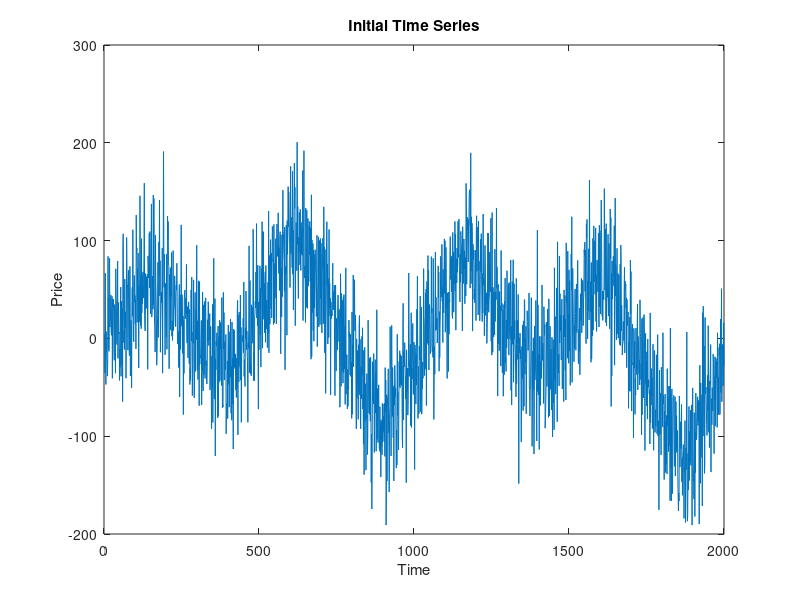

Write the MATLAB code that produced this figure. (Note: this script raises an error after producing the figure.)
clear; close all; clc;


%% a
load data_l1_trend_filtering.mat;

figure(1)
plot(yti); % 绘制时间序列
title('Initial Time Series');
xlabel('Time');
ylabel('Price');



%% b

N = length(yti);  
gamma_values = linspace(1, 40, 20);  % 生成 20 个从 1 到 40 的 gamma 值
errors = zeros(size(gamma_values));
smoothness = zeros(size(gamma_values));

options = optimoptions('fminunc', 'Algorithm', 'quasi-newton', 'MaxFunctionEvaluations', 5e5, 'Diagnostics', 'on');
for i = 1:length(gamma_values)
    gamma = gamma_values(i);
    [x_opt, fval] = fminunc(@(x) norm(yti - x)^2 + gamma * norm(diff(x))^2, yti, options);  
    errors(i) = norm(yti - x_opt)^2;
    smoothness(i) = sum(diff(x_opt).^2);
end

figure;
plot(errors, smoothness, '-o');
xlabel('Sum of squared errors ||x-y||^2');
ylabel('Sum of squared differences ||x_{t+1} - x_t||^2');
title('Pareto Optimal Trade-off Curve');


%% c
% 已知gamma_values, errors, smoothness数据
[minError, idx] = min(abs(errors - 2.2e6));  % 找到与2.2e6最接近的误差
%大约在 Sum of squared errors ≈2.2e6附近，
% 曲线开始从较陡的斜率变得相对平缓，
% 这表明进一步增加平滑度带来的拟合误差增加开始减少。
% 这个区域可能代表了一个较好的拟合精度与平滑度之间的折衷，特别是如果曲线在这点附近趋于水平。
selected_gamma = gamma_values(idx);  % 获取对应的gamma值

% 使用选定的gamma重新去噪时间序列
options = optimoptions('fminunc', 'Algorithm', 'quasi-newton', 'MaxFunctionEvaluations', 50000);
[x_opt, fval] = fminunc(@(x) sum((yti - x).^2) + selected_gamma * sum(diff(x).^2), yti, options);

% 绘制选择的gamma值下的去噪结果
figure;
plot(yti, 'b'); hold on;
plot(x_opt, 'r--');
legend('Original', 'Denoised with selected γ');
title(['Denoised Time Series with γ = ', num2str(selected_gamma)]);
xlabel('Time');
ylabel('Signal');
hold off;



%% d
% 合并两个时间序列段
yt = [yti; ytf]; 

% 选择的 γ 值
selected_gamma = 5;  

% 使用优化求解
options = optimoptions('fminunc', 'Algorithm', 'quasi-newton', 'MaxFunctionEvaluations', 50000);
[x_opt, fval] = fminunc(@(x) sum((yt - x).^2) + selected_gamma * sum(diff(x).^2), yt, options);

% 绘制去噪后的时间序列
figure;
plot(yt, 'b'); hold on;
plot(x_opt, 'r--');
legend('Original', 'Denoised with γ');
title('Denoised Extended Time Series');
xlabel('Time');
ylabel('Signal');
hold off;


%% e

n = length(yt);  
gamma_l1 = 5000;  

cvx_begin
    variable x(n)
    minimize(0.5 * sum_square(yt - x) + gamma_l1 * norm([x(1:n-2) - 2*x(2:n-1) + x(3:n)], 1))
cvx_end

% 绘制结果
figure;
plot(yt, 'b'); hold on;
plot(x, 'r--');
legend('Original Time Series', 'Filtered Time Series');
title('L1 Trend Filtering Results');
xlabel('Time');
ylabel('Signal Value');
hold off;


%% f

% 加载数据
load('data_l1_discussion.mat', 'x_true');


figure;
plot(x_true, 'k', 'LineWidth', 2);
hold on;
plot(x_opt, 'r--', 'LineWidth', 1.5);  %l2
plot(x, 'b-.', 'LineWidth', 1.5);  %l1
legend('True Component', 'L2 Filtered', 'L1 Filtered');
title('Comparison of True Component and Filtering Results');
xlabel('Time');
ylabel('Signal Value');
grid on;
hold off;



